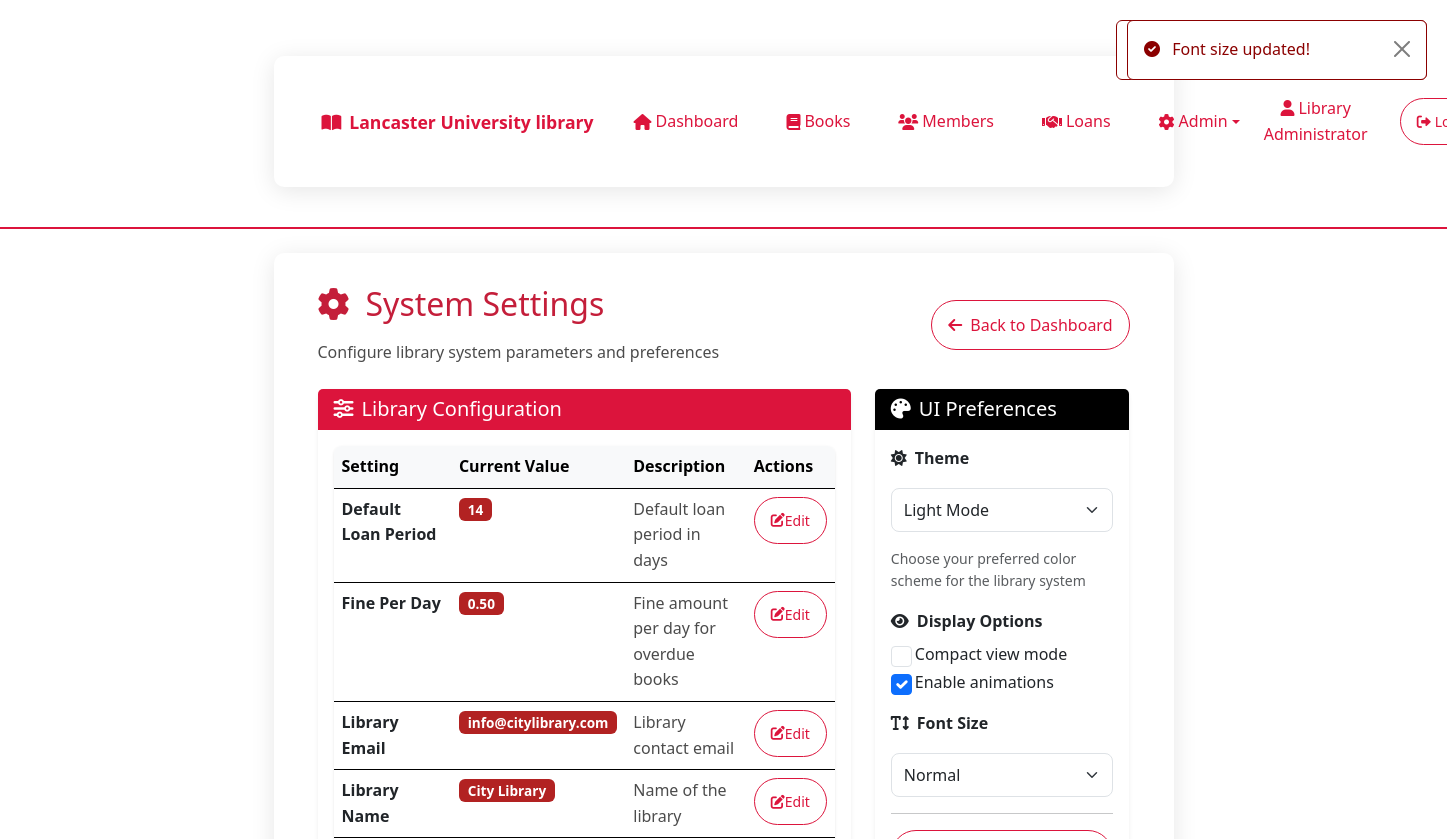
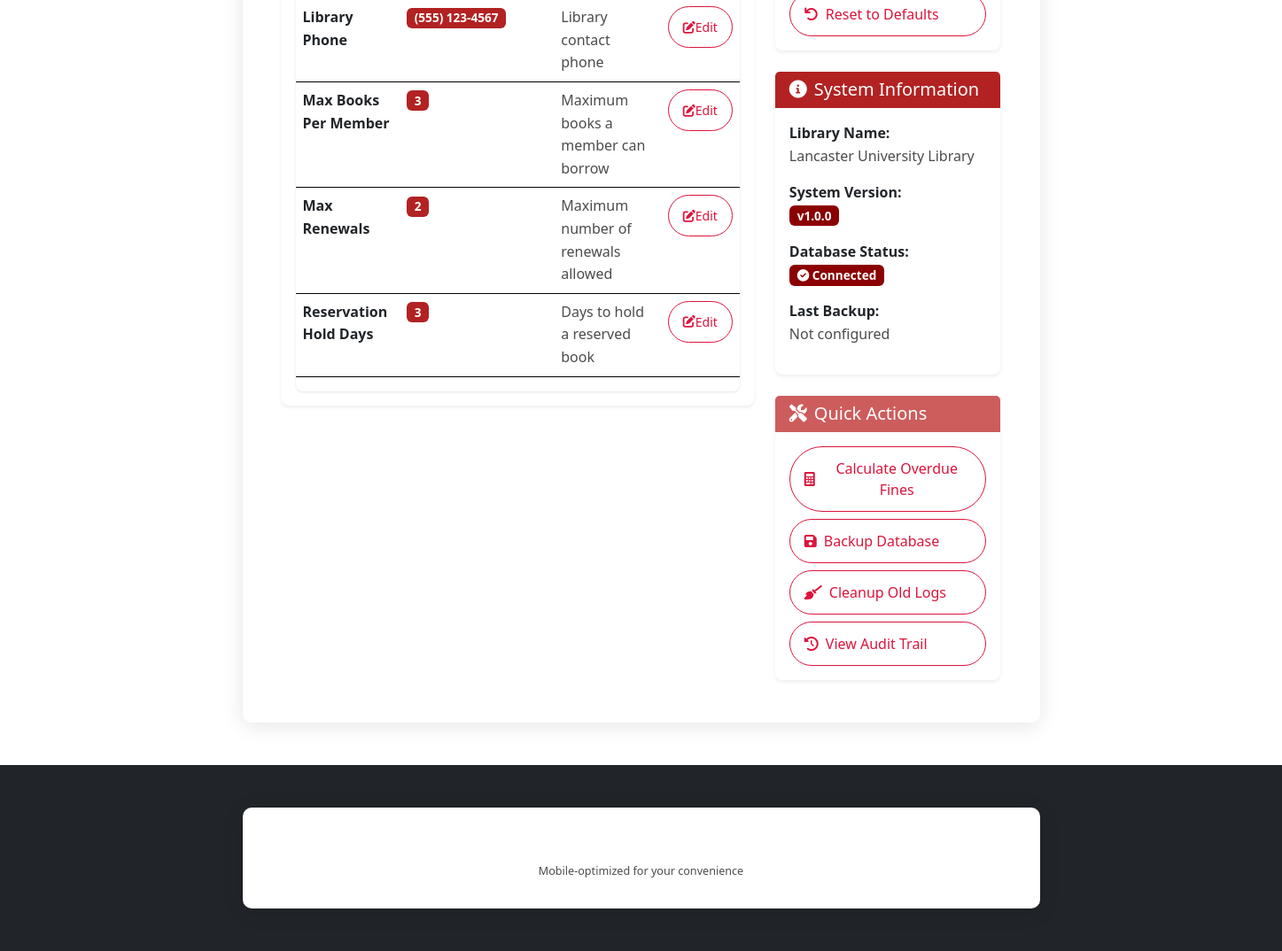
The page /system_settings (signed in) on the database its author committed (2 pictures, top to bottom).
### tables this page shows
CREATE TABLE SystemSettings (
                SettingID INTEGER PRIMARY KEY AUTOINCREMENT,
                SettingKey TEXT UNIQUE NOT NULL,
                SettingValue TEXT,
                Description TEXT,
                LastModified DATETIME DEFAULT CURRENT_TIMESTAMP
            );

### app.py (the view)
@app.route('/system_settings')
@librarian_required
def system_settings():
    settings = library.get_all_settings()
    return render_template('system_settings.html', settings=settings)

### app.py (called while the page is built)
def librarian_required(f):
    @wraps(f)
    def decorated_function(*args, **kwargs):
        if 'user_id' not in session or session.get('user_type') != 'librarian':
            flash('Access denied. Librarian login required.', 'error')
            return redirect(url_for('login'))
        return f(*args, **kwargs)
    return decorated_function

    def get_connection(self):
        return sqlite3.connect(self.db_name)

    def get_all_settings(self):
        conn = self.get_connection()
        cursor = conn.cursor()
        cursor.execute('SELECT * FROM SystemSettings ORDER BY SettingKey')
        settings = cursor.fetchall()
        conn.close()
        return settings

### templates/system_settings.html (shortened to what this page needs)
{% extends "base.html" %}
{% block content %}
<div class="container-fluid">
    <div class="row">
        <div class="col-12">
            <div class="d-flex justify-content-between align-items-center mb-4">
                <div>
                    <h2>
                        <i class="fas fa-cog me-3"></i>System Settings
                    </h2>
                    <p class="text-muted">Configure library system parameters and preferences</p>
                </div>
                <a href="{{ url_for('librarian_dashboard') }}" class="btn btn-outline-secondary">
                    <i class="fas fa-arrow-left me-2"></i>Back to Dashboard
                </a>
            </div>
        </div>
    </div>
    <div class="row">
        <div class="col-lg-8">
            <div class="card shadow-sm">
                <div class="card-header bg-primary text-white">
                    <h5 class="mb-0"><i class="fas fa-sliders-h me-2"></i>Library Configuration</h5>
                </div>
                <div class="card-body">
                    {% if settings %}
                    <div class="table-responsive">
                        <table class="table table-hover">
                            <thead class="table-light">
                                <tr>
                                    <th>Setting</th>
                                    <th>Current Value</th>
                                    <th>Description</th>
                                    <th>Actions</th>
                                </tr>
                            </thead>
                            <tbody>
                                {% for setting in settings %}
                                <tr id="setting-{{ setting[0] }}">
                                    <td>
                                        <strong>{{ setting[1]|replace('_', ' ')|title }}</strong>
                                    </td>
                                    <td>
                                        <span class="badge bg-info">{{ setting[2] }}</span>
                                    </td>
                                    <td class="text-muted">{{ setting[3] or 'No description' }}</td>
                                    <td>
                                        <button class="btn btn-sm btn-outline-primary"
                                                onclick="editSetting('{{ setting[1] }}', '{{ setting[2] }}', '{{ setting[3] }}')">
                                            <i class="fas fa-edit"></i> Edit
                                        </button>
                                    </td>
                                </tr>
                                {% endfor %}
                            </tbody>
                        </table>
                    </div>
                    {% else %}
                    <div class="text-center py-4">
                        <i class="fas fa-exclamation-triangle fa-3x text-warning mb-3"></i>
                        <h4>No Settings Found</h4>
                        <p class="text-muted">No system settings are currently configured.</p>
                    </div>
                    {% endif %}
                </div>
            </div>
        </div>
        <div class="col-lg-4">
            <div class="card shadow-sm mb-4">
                <div class="card-header bg-secondary text-white">
                    <h5 class="mb-0"><i class="fas fa-palette me-2"></i>UI Preferences</h5>
                </div>
                <div class="card-body">
                    <div class="mb-3">
                        <label for="themeSelector" class="form-label">
                            <strong><i class="fas fa-moon me-2"></i>Theme</strong>
                        </label>
                        <select class="form-select" id="themeSelector" onchange="changeTheme()">
                            <option value="light">Light Mode</option>
                        </select>
                        <div class="form-text">Choose your preferred color scheme for the library system</div>
                    </div>
                    <div class="mb-3">
                        <label class="form-label">
                            <strong><i class="fas fa-eye me-2"></i>Display Options</strong>
                        </label>
                        <div class="form-check">
                            <input class="form-check-input" type="checkbox" id="compactMode">
                            <label class="form-check-label" for="compactMode">
                                Compact view mode
                            </label>
                        </div>
                        <div class="form-check">
                            <input class="form-check-input" type="checkbox" id="animationsEnabled" checked>
                            <label class="form-check-label" for="animationsEnabled">
                                Enable animations
                            </label>
                        </div>
                    </div>
                    <div class="mb-3">
                        <label for="fontSizeSelector" class="form-label">
                            <strong><i class="fas fa-text-height me-2"></i>Font Size</strong>
                        </label>
                        <select class="form-select" id="fontSizeSelector" onchange="changeFontSize()">
                            <option value="normal" selected>Normal</option>
                        </select>
                    </div>
                    <hr>
                    <div class="d-grid">
                        <button class="btn btn-outline-primary" onclick="resetUISettings()">
                            <i class="fas fa-undo me-2"></i>Reset to Defaults
                        </button>
                    </div>
                </div>
            </div>
            <div class="card shadow-sm">
                <div class="card-header bg-info text-white">
                    <h5 class="mb-0"><i class="fas fa-info-circle me-2"></i>System Information</h5>
                </div>
                <div class="card-body">
                    <div class="mb-3">
                        <strong>Library Name:</strong><br>
                        <span class="text-muted">Lancaster University Library</span>
                    </div>
                    <div class="mb-3">
                        <strong>System Version:</strong><br>
                        <span class="badge bg-success">v1.0.0</span>
                    </div>
                    <div class="mb-3">
                        <strong>Database Status:</strong><br>
                        <span class="badge bg-success">
                            <i class="fas fa-check-circle"></i> Connected
                        </span>
                    </div>
                    <div class="mb-3">
                        <strong>Last Backup:</strong><br>
                        <span class="text-muted">Not configured</span>
                    </div>
                </div>
            </div>
            <div class="card shadow-sm mt-4">
                <div class="card-header bg-warning text-white">
                    <h5 class="mb-0"><i class="fas fa-tools me-2"></i>Quick Actions</h5>
                </div>
                <div class="card-body">
                    <div class="d-grid gap-2">
                        <button class="btn btn-outline-primary" onclick="calculateFines()">
                            <i class="fas fa-calculator me-2"></i>Calculate Overdue Fines
                        </button>
                        <button class="btn btn-outline-success" onclick="backupDatabase()">
                            <i class="fas fa-save me-2"></i>Backup Database
                        </button>
                        <button class="btn btn-outline-info" onclick="cleanupLogs()">
                            <i class="fas fa-broom me-2"></i>Cleanup Old Logs
                        </button>
                        <a href="{{ url_for('audit_logs') }}" class="btn btn-outline-secondary">
                            <i class="fas fa-history me-2"></i>View Audit Trail
                        </a>
                    </div>
                </div>
            </div>
        </div>
    </div>
</div>
{% endblock %}

### static/css/style.css (style rules this page uses)
:root { --bg-primary: white; --bg-secondary: #f8f9fa; --text-primary: black; --text-secondary: #666; --card-bg: white; --border-color: black; --shadow: rgba(0,0,0,0.1); --red-primary: #DC143C; --red-secondary: #B22222; --red-dark: #8B0000; --red-light: #CD5C5C; --red-accent: #C41E3A; --red-bright: #CC0000; --red-coral: #FF6B6B; }
body, h1, h2, h3, h4, h5, h6, p, ul, ol, li, a, button, input { margin: 0; padding: 0; box-sizing: border-box; font-family: 'Segoe UI', Arial, sans-serif; }
body { background: var(--bg-primary); color: var(--text-primary); line-height: 1.6; min-height: 100vh; transition: background-color 0.3s ease, color 0.3s ease; }
.btn { border-radius: 50px; }
h1, h2, h3 { color: var(--red-accent); margin-bottom: 1rem; }
button, input[type="submit"] { background: var(--red-light); color: white; border: none; padding: 0.7rem 1.5rem; border-radius: 5px; cursor: pointer; font-size: 1rem; transition: background 0.2s; }
input, select, textarea { width: 100%; padding: 0.6rem; margin: 0.5rem 0 1rem 0; border: 1px solid var(--border-color); border-radius: 4px; font-size: 1rem; background: var(--card-bg); color: var(--text-primary); transition: background-color 0.3s ease, color 0.3s ease; }
table { width: 100%; border-collapse: collapse; margin-bottom: 2rem; }
th, td { padding: 0.8rem; border-bottom: 1px solid var(--border-color); text-align: left; color: var(--text-primary); }
th { background: var(--bg-secondary); font-weight: 600; }
.card { background: var(--card-bg); border: 1px solid var(--red-light); border-radius: 10px; box-shadow: 0 2px 8px var(--shadow); transition: background-color 0.3s ease; }
.card-header { background: var(--red-secondary); color: white; border-bottom: 1px solid var(--red-secondary); }
.btn-outline-primary, .btn-outline-secondary, .btn-outline-success, .btn-outline-warning, .btn-outline-info { border-color: var(--red-primary); color: var(--red-primary); background: var(--card-bg); transition: all 0.3s ease; }
.bg-primary, .btn-primary { background-color: #DC143C !important; border-color: #DC143C !important; }
.bg-secondary, .btn-secondary { background-color: black !important; border-color: black !important; }
.bg-success, .btn-success { background-color: #8B0000 !important; border-color: #8B0000 !important; }
.bg-info, .btn-info { background-color: #B22222 !important; border-color: #B22222 !important; }
.bg-warning, .btn-warning { background-color: #CD5C5C !important; border-color: #CD5C5C !important; color: white !important; }
.text-muted { color: black !important; opacity: 0.7; }
.badge { color: white !important; }
.badge.bg-success { background-color: #8B0000 !important; }
.badge.bg-info { background-color: #B22222 !important; }

### templates/base.html (style rules this page uses)
:root { --mobile-nav-height: 60px; --mobile-padding: 1rem; --touch-target: 44px; }
.btn, .nav-link, .dropdown-item { min-height: var(--touch-target); padding: 0.75rem 1rem; display: flex; align-items: center; touch-action: manipulation; }
.card { border-radius: 0.75rem; box-shadow: 0 2px 8px rgba(0,0,0,0.1); margin-bottom: 1rem; }
.table-responsive { border-radius: 0.5rem; box-shadow: 0 1px 3px rgba(0,0,0,0.1); }
.form-control, .form-select { min-height: var(--touch-target); font-size: 16px; border-radius: 0.5rem; }

### templates/system_settings.html (style rules this page uses)
.table th { border-top: none; }
.badge { font-size: 0.85em; }
.card { border: none; border-radius: 8px; }

### rows shown on the page
SystemSettings: SettingKey "Default Loan Period", SettingValue "14", Description "Default loan period in days"
SystemSettings: SettingKey "Fine Per Day", SettingValue "0.50", Description "Fine amount per day for overdue books"
SystemSettings: SettingKey "Library Email", SettingValue "info@citylibrary.com", Description "Library contact email"
SystemSettings: SettingKey "Library Name", SettingValue "City Library", Description "Name of the library"
SystemSettings: SettingKey "Library Phone", SettingValue "(555) 123-4567", Description "Library contact phone"
SystemSettings: SettingKey "Max Books Per Member", SettingValue "3", Description "Maximum books a member can borrow"
SystemSettings: SettingKey "Max Renewals", SettingValue "2", Description "Maximum number of renewals allowed"
SystemSettings: SettingKey "Reservation Hold Days", SettingValue "3", Description "Days to hold a reserved book"

### other values the page prints
{{ session.name or 'User' }} "Library Administrator"
